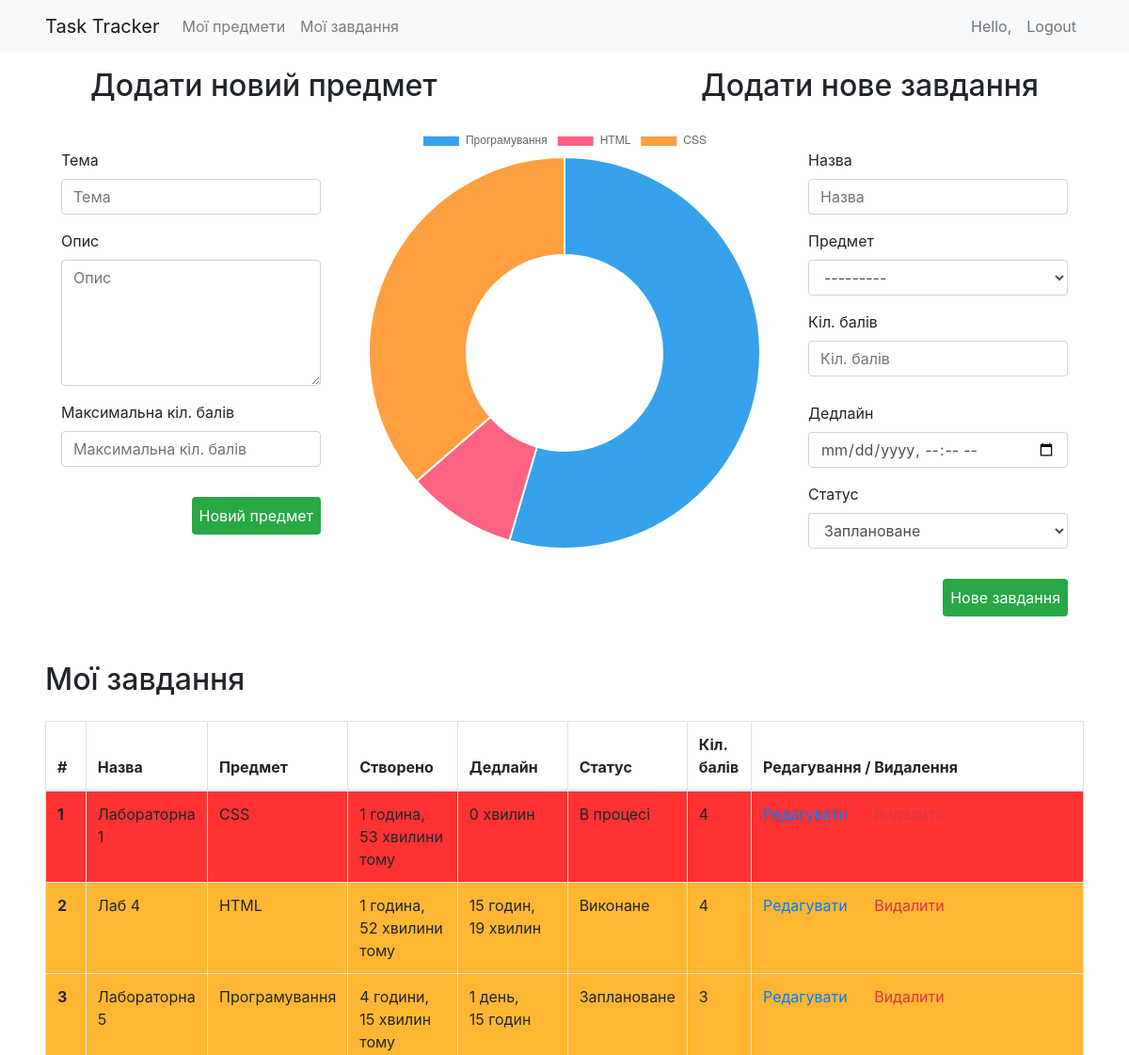
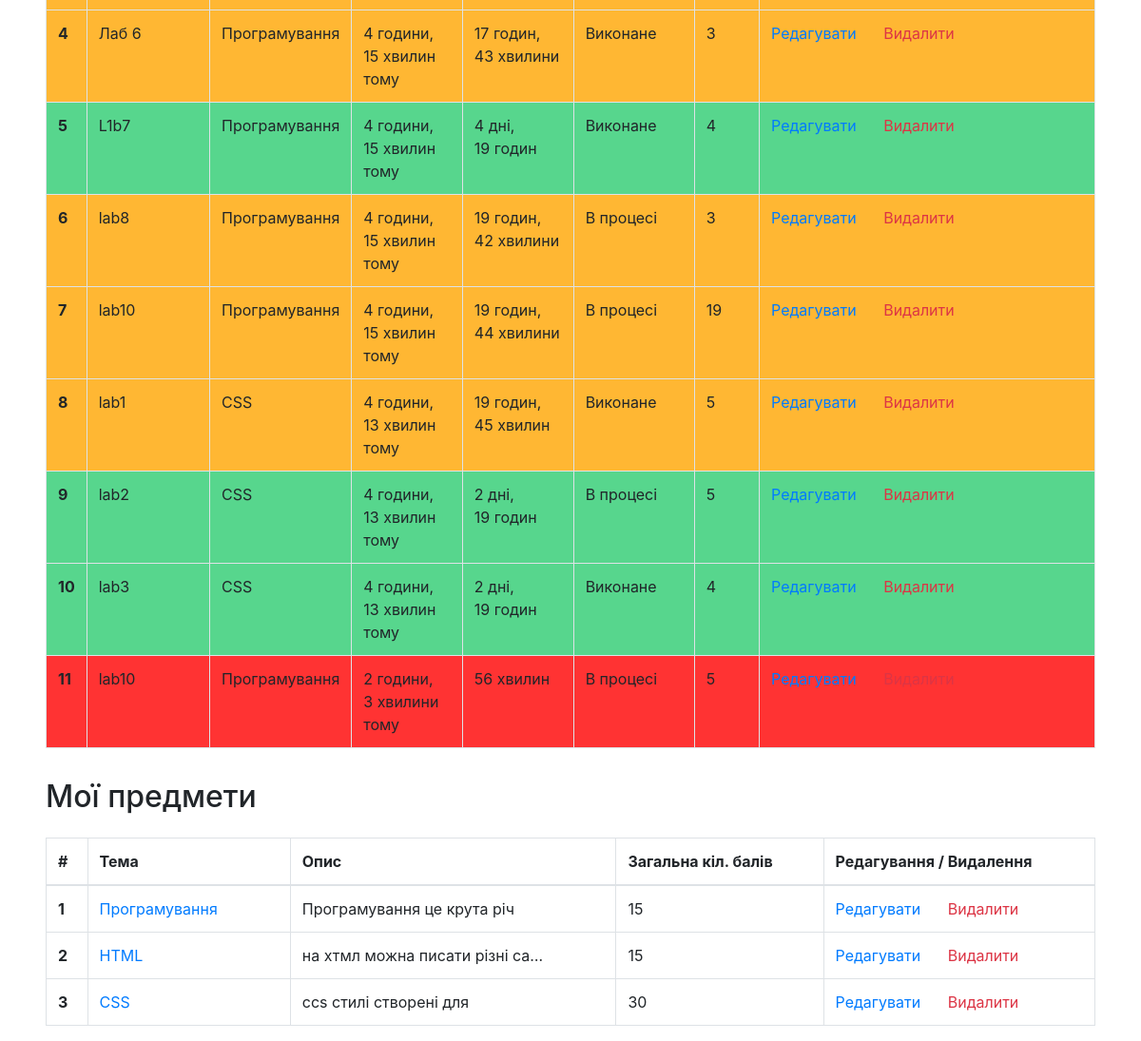
Screenshot of / (signed in) with the database file from the repository (2 pictures, top to bottom).
### tracker_app/models.py (models this page shows, shortened)
class Task(models.Model):
    STATUS_CHOICES = (
        ('done', "Виконане"),
        ('processing', "В процесі"),
        ('scheduled', "Заплановане"),
    )
    user = models.ForeignKey(settings.AUTH_USER_MODEL, on_delete=models.CASCADE, blank=True)
    subject = models.ForeignKey(Subject, on_delete=models.CASCADE, blank=True, verbose_name='subjects')
    name = models.CharField(max_length=256)
    score = models.PositiveIntegerField()
    created_at = models.DateTimeField(editable=False, auto_now=True)
    deadline = models.DateTimeField(blank=True)
    status = models.CharField(choices=STATUS_CHOICES, max_length=10, default='scheduled')

class Subject(models.Model):
    user = models.ForeignKey(settings.AUTH_USER_MODEL, on_delete=models.CASCADE)
    theme = models.CharField(max_length=256)
    description = models.TextField(blank=True)
    max_score = models.PositiveIntegerField(blank=True)
    def __str__(self):
        return f"{self.theme}"

### tracker_app/views.py (the view, shortened to what this page needs)
# urls.py: path('', views.dashboard_page, name='dashboard'),
@login_required()
def dashboard_page(request):
    subject_form = SubjectForm()
    task_form = TaskForm()
    subjects = Subject.objects.filter(user=request.user)
    tasks = Task.objects.filter(user=request.user)
    from .filters import TaskFilter
    subject_names = [subject.theme for subject in subjects]
    parsed_names = json.dumps(subject_names, ensure_ascii=False)
    from django.db.models import Sum, Count
    subjects = subjects.annotate(task_per_subject=Count('task'))
    task_per_subject = [subject.task_per_subject for subject in subjects]
    context = {'subjects': subjects, 'tasks': tasks,
               'task_form': task_form, 'subject_form': subject_form,
               'subject_names': parsed_names, 'task_per_subject': task_per_subject,
               }
    return render(request, 'tracker_app/dashboard.html', context=context)

### tracker_app/forms.py
class TaskForm(ModelForm):
    class Meta:
        model = Task
        fields = '__all__'
        exclude = ['id', 'created_at']
        widgets = {
            'name': forms.TextInput(attrs={'placeholder': 'Назва', 'class': 'form-control'}, ),
            'score': forms.NumberInput(attrs={'placeholder': 'Кіл. балів', 'class': 'form-control'}),
            'deadline': forms.DateTimeInput(
                format=('%Y-%m-%d %H:%M'),
                attrs={'class': 'form-control', 'type': 'datetime-local'}),
            'subject': forms.Select(attrs={'class': 'form-control'}),
            'status': forms.Select(attrs={'placeholder': 'Статус', 'class': 'form-control'}),
        }

class SubjectForm(ModelForm):
    class Meta:
        model = Subject
        fields = ['theme', 'description', 'max_score']
        widgets = {
            'theme': forms.TextInput(attrs={'placeholder': 'Тема', 'class': 'form-control'}, ),
            'description': forms.Textarea(attrs={'placeholder': 'Опис', 'class': 'form-control', 'rows': '5'}),
            'max_score': forms.TextInput(attrs={'placeholder': 'Максимальна кіл. балів', 'class': 'form-control'}),
        }

### tracker_app/templatetags/index.py (called while the page is built)
@register.filter
def deadline(date_task):
    if (date_task.replace(tzinfo=None) - datetime.datetime.now()) < datetime.timedelta(hours=10):
        return 1
    elif (date_task.replace(tzinfo=None) - datetime.datetime.now()) < datetime.timedelta(days=2):
        return 2
    else:
        return 3

### templates/tracker_app/dashboard.html (shortened to what this page needs)
{% extends 'base.html' %}
{% load static %}
{% block content %}
    {% include 'navbar.html' %}
    <div class="px-5 w-100">
        <div class="d-flex justify-content-between">
            <h2 class="py-3 ml-5">Додати новий предмет</h2>
            <h2 class="py-3 mr-5">Додати нове завдання</h2>
        </div>
        <div class="d-flex justify-content-around">
            <form class="mt-4 w-25" action="" method="post">
                <div class="form-group">
                    <label for="username">Тема</label>
                    {{ subject_form.theme }}
                </div>
                <div class="form-group">
                    <label for="email">Опис</label>
                    {{ subject_form.description }}
                </div>
                <div class="form-group">
                    <label for="username">Максимальна кіл. балів</label>
                    {{ subject_form.max_score }}
                </div>
                <div class="form-group d-flex flex-row-reverse">
                    <button type="submit" name="btn-subject"
                            class="btn btn-success rounded py-2 px-2 h-25 my-3 border-0">Новий предмет
                    </button>
                </div>
            </form>
            <div>
                <canvas id="myChart" width="450" height="450"></canvas>
            </div>
            <form class="mt-4 w-25" action="" method="post">
                <div class="form-group">
                    <label for="name">Назва</label>
                    {{ task_form.name }}
                </div>
                <div class="form-group">
                    <label for="subject">Предмет</label>
                    {{ task_form.subject }}
                </div>
                <div class="form-group" style="margin-bottom: 27px;">
                    <label for="score">Кіл. балів</label>
                    {{ task_form.score }}
                </div>
                <div class="form-group">
                    <label for="deadline">Дедлайн</label>
                    {{ task_form.deadline }}
                </div>
                <div class="form-group">
                    <label for="status">Статус</label>
                    {{ task_form.status }}
                </div>
                <div class="form-group d-flex flex-row-reverse">
                    <button type="submit" name="btn-task" class="btn btn-success rounded py-2 px-2 h-25 my-3 border-0">
                        Нове завдання
                    </button>
                </div>
            </form>
        </div>
        <div class="w-100">
            <div class="d-flex justify-content-between align-items-center">
                <h2 class="py-3">Мої завдання</h2>
            </div>
            {% if tasks %}
                <table class="table table-bordered">
                    <thead>
                    <tr>
                        <th scope="col">#</th>
                        <th scope="col">Назва</th>
                        <th scope="col">Предмет</th>
                        <th scope="col">Створено</th>
                        <th scope="col">Дедлайн</th>
                        <th scope="col">Статус</th>
                        <th scope="col">Кіл. балів</th>
                        <th scope="col" style="width: 353px">Редагування / Видалення</th>
                    </tr>
                    </thead>
                    <tbody id="data_sets_table">
                    {% if tasks %}
                        {% for task in tasks %}
                            {% load index %}
                            {% if task.deadline|deadline == 1 %}
                                <tr style="background-color: rgba(255, 0, 0, 0.8);">
                                    <th scope="row">{{ forloop.counter }}</th>
                                    <td>{{ task.name }}</td>
                                    <td>{{ task.subject.theme|default:"Не обрано" }}</td>
                                    <td>{{ task.created_at|timesince }} тому</td>
                                    <td>{{ task.deadline|timeuntil }}</td>
                                    <td>{{ task.get_status_display }}</td>
                                    <td>
                                        {{ task.score }}
                                    </td>
                                    <td><a href="{% url 'edit_task' task.id %}"
                                           class="link-primary mr-4">Редагувати</a>
                                        <a href=""
                                           class="text-danger"
                                           data-toggle="modal"
                                           data-target="#exampleModalSchema{{ task.id }}">Видалити</a>
                                    </td>
                                </tr>
                            {% elif task.deadline|deadline == 2 %}
                                <tr style="background-color: rgba(255,165,0, 0.8);">
                                    <th scope="row">{{ forloop.counter }}</th>
                                    <td>{{ task.name }}</td>
                                     <td>{{ task.subject.theme|default:"Не обрано" }}</td>
                                    <td>{{ task.created_at|timesince }} тому</td>
                                    <td>{{ task.deadline|timeuntil }}</td>
                                    <td>{{ task.get_status_display }}</td>
                                    <td>
                                        {{ task.score }}
                                    </td>
                                    <td><a href="{% url 'edit_task' task.id %}"
                                           class="link-primary mr-4">Редагувати</a>
                                        <a href=""
                                           class="text-danger"
                                           data-toggle="modal"
                                           data-target="#exampleModalSchema{{ task.id }}">Видалити</a>
                                    </td>
                                </tr>
                            {% else %}
                                <tr style="background-color: rgba(46, 204, 113, 0.8);">
                                    <th scope="row">{{ forloop.counter }}</th>
                                    <td>{{ task.name }}</td>
                                     <td>{{ task.subject.theme|default:"Не обрано" }}</td>
                                    <td>{{ task.created_at|timesince }} тому</td>
                                    <td>{{ task.deadline|timeuntil }}</td>
                                    <td>{{ task.get_status_display }}</td>
                                    <td>
                                        {{ task.score }}
                                    </td>
                                    <td><a href="{% url 'edit_task' task.id %}"
                                           class="link-primary mr-4">Редагувати</a>
                                        <a href=""
                                           class="text-danger"
                                           data-toggle="modal"
                                           data-target="#exampleModalSchema{{ task.id }}">Видалити</a>
                                    </td>
                                </tr>
                            {% endif %}
                        {% endfor %}
                    {% endif %}
                    </tbody>
                </table>
            {% else %}
                <h2 class="text-center py-4">Ви ще не додали жодного завдання!</h2>
            {% endif %}
        </div>
        <div class="w-100">
            <div class="d-flex justify-content-between align-items-center">
                <h2 class="py-3">Мої предмети</h2>
            </div>
            {% if subjects %}
                <table class="table table-bordered">
                    <thead>
                    <tr>
                        <th scope="col">#</th>
                        <th scope="col">Тема</th>
                        <th scope="col">Опис</th>
                        <th scope="col">Загальна кіл. балів</th>
                        <th scope="col">Редагування / Видалення</th>
                    </tr>
                    </thead>
                    <tbody>
                    {% for subject in subjects %}
                        <tr>
                            <th scope="row">{{ forloop.counter }}</th>
                            <td><a href="{% url 'tasks_by_subject' subject.id %}"
                                   class="link-primary mr-4">{{ subject.theme }}</a>
                            </td>
                            <td>{{ subject.description|truncatechars:30 }}</td>
                            <td>{{ subject.max_score }}</td>
                            <td><a href="{% url 'edit_subject' subject.id %}"
                                   class="link-primary mr-4">Редагувати</a>
                                <a href=""
                                   class="text-danger"
                                   data-toggle="modal"
                                   data-target="#exampleModalSchema{{ subject.id }}">Видалити</a>
                            </td>
                        </tr>
                    {% endfor %}
                    </tbody>
                </table>
            {% else %}
                <h2 class="text-center py-4">Ви ще не додали жодного предмету!</h2>
            {% endif %}
        </div>
    </div>
{% endblock %}
{% block script %}
    <script>
        const ctx = document.getElementById('myChart');
        let subjects = JSON.parse("{{subject_names}}".replace(/(&quot\;)/g, "\""));
        const data = {
            labels: subjects,
            datasets: [
                {
                    data: JSON.parse("{{task_per_subject}}"),
                }
            ]
        };
        const config = {
            type: 'doughnut',
            data: data,
            options: {
                responsive: true,
                plugins: {
                    legend: {
                        position: 'top',
                    },
                }
            },
        };
        new Chart(myChart, config)
    </script>
{% endblock %}

### rows the page displays
Task: name "Лабораторна 1", subject.theme "CSS", created_at "1 година, 53 хвилини", deadline "0 хвилин", status "В процесі", score "4"
Task: name "Лаб 4", subject.theme "HTML", created_at "1 година, 52 хвилини", deadline "15 годин, 19 хвилин", status "Виконане", score "4"
Task: name "Лабораторна 5", subject.theme "Програмування", created_at "4 години, 15 хвилин", deadline "1 день, 15 годин", status "Заплановане", score "3"
Task: name "Лаб 6", subject.theme "Програмування", created_at "4 години, 15 хвилин", deadline "17 годин, 43 хвилини", status "Виконане", score "3"
Task: name "L1b7", subject.theme "Програмування", created_at "4 години, 15 хвилин", deadline "4 дні, 19 годин", status "Виконане", score "4"
Task: name "lab8", subject.theme "Програмування", created_at "4 години, 15 хвилин", deadline "19 годин, 42 хвилини", status "В процесі", score "3"
Task: name "lab10", subject.theme "Програмування", created_at "4 години, 15 хвилин", deadline "19 годин, 44 хвилини", status "В процесі", score "19"
Task: name "lab1", subject.theme "CSS", created_at "4 години, 13 хвилин", deadline "19 годин, 45 хвилин", status "Виконане", score "5"
Task: name "lab2", subject.theme "CSS", created_at "4 години, 13 хвилин", deadline "2 дні, 19 годин", status "В процесі", score "5"
Task: name "lab3", subject.theme "CSS", created_at "4 години, 13 хвилин", deadline "2 дні, 19 годин", status "Виконане", score "4"
Task: name "lab10", subject.theme "Програмування", created_at "2 години, 3 хвилини", deadline "56 хвилин", status "В процесі", score "5"
Subject: theme "Програмування", description "Програмування це крута річ", max_score "15"
Subject: theme "HTML", description "на хтмл можна писати різні са…", max_score "15"
Subject: theme "CSS", description "ccs стилі створені для", max_score "30"

### other values shown
chart data {{ subject_names }} ["Програмування", "HTML", "CSS"]
chart data {{ task_per_subject }} [6, 1, 4]
